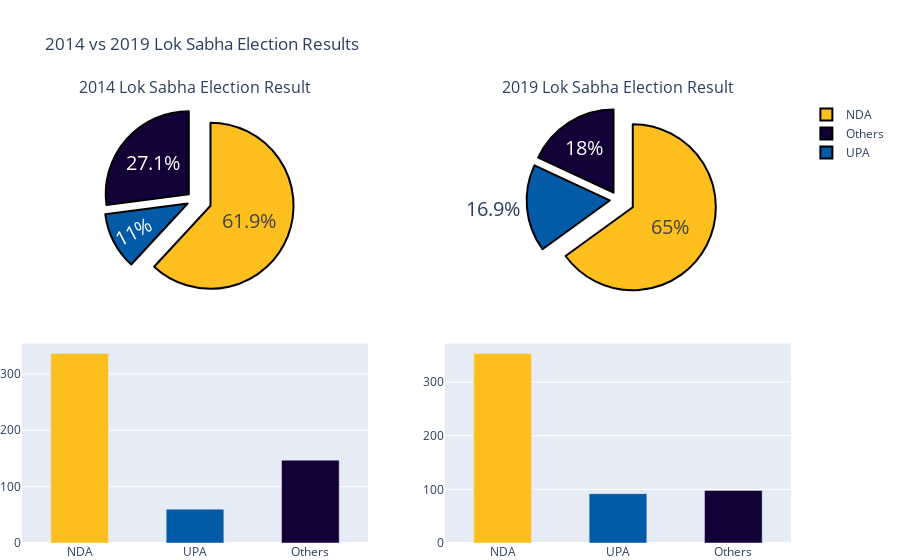

The notebook cell this image was saved under:
### Markdown cell above
><p>Compared to 2014, both Indian National Congress and Bharatiya Janata Party were able to increase their seat share significantly while other parties lost their seat shares. In 2014 the NDA alliance assumed power in the government with 336 seats. The 2014 mandate was driven by anti-incumbency and a visible frustration among the people of India with the ruling UPA government. In 2019 there was a substantial pro-incumbency wave among the citizens. The Lok Sabha election of 2019 saw the highest voter turnout of 67.11% in the history of Indian elections.</p>

### Code cell
#2014 Lok Sabha Election data 
electionResult2014labels = ['NDA', 'UPA', 'Others']
electionResult2014values = [336, 60, 147]
#Using plotly pie chart and bar to visualize the 2014 v 2019 Election Results.
#Make the pyplot subplot
electionResult2014v2019 = make_subplots(rows=2, cols=2, specs=[[{'type':'domain'}, {'type':'domain'}],[{"type": "bar"},{"type": "bar"}]],
                                       subplot_titles=("2014 Lok Sabha Election Result", "2019 Lok Sabha Election Result"),
                                       column_widths=[0.7, 0.7], vertical_spacing=0.1)
#pyplot Pie charts subplot
electionResult2014v2019.add_trace(go.Pie(labels=electionResult2014labels, values=electionResult2014values, pull=[0.2, 0.1, 0.1]),1, 1)
electionResult2014v2019.add_trace(go.Pie(labels=electionResult2019labels, values=electionResult2019values, pull=[0.2, 0.1, 0.1]),1, 2)
electionResult2014v2019.update_traces(hoverinfo='label+percent', textfont_size=20,
                  marker=dict(colors=["#fcbf1e","#035aa6","#120136"], line=dict(color='#000000', width=2)))
electionResult2014v2019.update_layout(margin=dict(t=100, l=0, r=0, b=0),title_text='2014 vs 2019 Lok Sabha Election Results')
#pyplot Bar subplot
electionResult2014v2019.add_trace(go.Bar(
    x=electionResult2014labels,
    y=electionResult2014values,
    width=[0.5, 0.5, 0.5],
    marker_color=["#fcbf1e","#035aa6","#120136"],
    showlegend=False
),2,1)
electionResult2014v2019.add_trace(go.Bar(
    x=electionResult2019labels,
    y=electionResult2019values,
    width=[0.5, 0.5, 0.5],
    marker_color=["#fcbf1e","#035aa6","#120136"],
    showlegend=False
),2,2)
electionResult2014v2019.show()

### Figure 1 — Plotly figure (JSON) as saved in the notebook; plotly's stock layout.template omitted (floating-point values rounded to 4 significant figures)
{"data": [{"domain": {"x": [0, 0.45], "y": [0.55, 1]}, "hoverinfo": "label+percent", "labels": ["NDA", "UPA", "Others"], "marker": {"colors": ["#fcbf1e", "#035aa6", "#120136"], "line": {"color": "#000000", "width": 2}}, "pull": [0.2, 0.1, 0.1], "textfont": {"size": 20}, "type": "pie", "values": [336, 60, 147]}, {"domain": {"x": [0.55, 1], "y": [0.55, 1]}, "hoverinfo": "label+percent", "labels": ["NDA", "UPA", "Others"], "marker": {"colors": ["#fcbf1e", "#035aa6", "#120136"], "line": {"color": "#000000", "width": 2}}, "pull": [0.2, 0.1, 0.1], "textfont": {"size": 20}, "type": "pie", "values": [353, 92, 98]}, {"marker": {"color": ["#fcbf1e", "#035aa6", "#120136"]}, "showlegend": false, "type": "bar", "width": [0.5, 0.5, 0.5], "x": ["NDA", "UPA", "Others"], "xaxis": "x", "y": [336, 60, 147], "yaxis": "y"}, {"marker": {"color": ["#fcbf1e", "#035aa6", "#120136"]}, "showlegend": false, "type": "bar", "width": [0.5, 0.5, 0.5], "x": ["NDA", "UPA", "Others"], "xaxis": "x2", "y": [353, 92, 98], "yaxis": "y2"}], "layout": {"annotations": [{"font": {"size": 16}, "showarrow": false, "text": "2014 Lok Sabha Election Result", "x": 0.225, "xanchor": "center", "xref": "paper", "y": 1, "yanchor": "bottom", "yref": "paper"}, {"font": {"size": 16}, "showarrow": false, "text": "2019 Lok Sabha Election Result", "x": 0.775, "xanchor": "center", "xref": "paper", "y": 1, "yanchor": "bottom", "yref": "paper"}], "margin": {"b": 0, "l": 0, "r": 0, "t": 100}, "title": {"text": "2014 vs 2019 Lok Sabha Election Results"}, "xaxis": {"anchor": "y", "domain": [0, 0.45]}, "xaxis2": {"anchor": "y2", "domain": [0.55, 1]}, "yaxis": {"anchor": "x", "domain": [0, 0.45]}, "yaxis2": {"anchor": "x2", "domain": [0, 0.45]}}}
